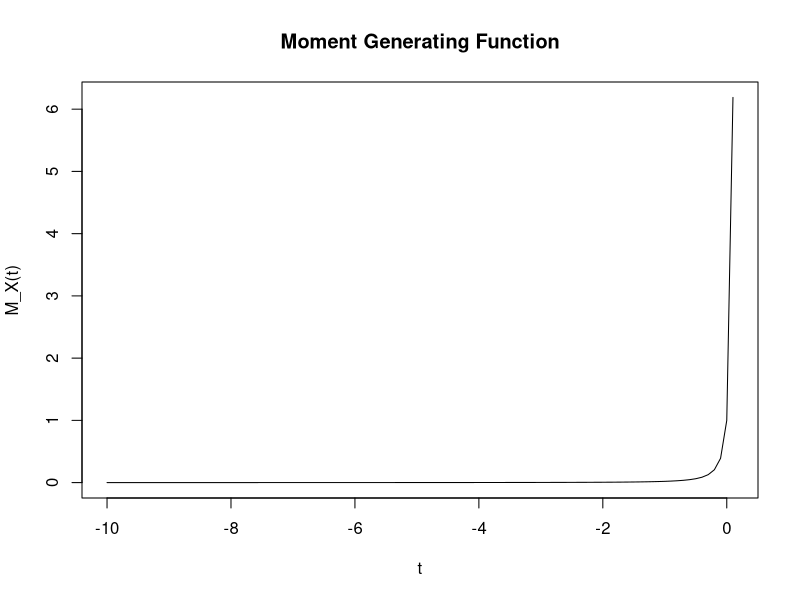

The R source for this figure:
# Define the probability density function f(x)
pdf <- function(x) (1/36) * x * exp(-x/6)

# Define the moment generating function M_X(t)
moment_generating_function <- function(t, upper_limit) {
  integrand <- function(x) exp(t * x) * pdf(x)
  expected_value <- integrate(integrand, lower = 0, upper = upper_limit)$value
  return(expected_value)
}

# Choose a range of values for t to evaluate M_X(t)
t_values <- seq(-10, 1/6, by = 0.1)

# Set a sufficiently large upper limit for integration
upper_limit <- 100

# Calculate M_X(t) for each t
mgf_values <- sapply(t_values, moment_generating_function, upper_limit = upper_limit)

# Plot the moment generating function
plot(t_values, mgf_values, type = "l", 
     xlab = "t", ylab = "M_X(t)", 
     main = "Moment Generating Function")
##################

# Define the probability density function f(x)
pdf <- function(x) (1/36) * x * exp(-x/6)

# Calculate the mean (expected value) of X
mean_value <- integrate(function(x) x * pdf(x), lower = 0, upper = Inf)$value

# Calculate the second moment (E[X^2]) of X
second_moment <- integrate(function(x) x^2 * pdf(x), lower = 0, upper = Inf)$value

# Calculate the variance of X as Var(X) = E[X^2] - (E[X])^2
variance <- second_moment - mean_value^2

# Print the variance
cat("Variance of X =", variance, "\n")
